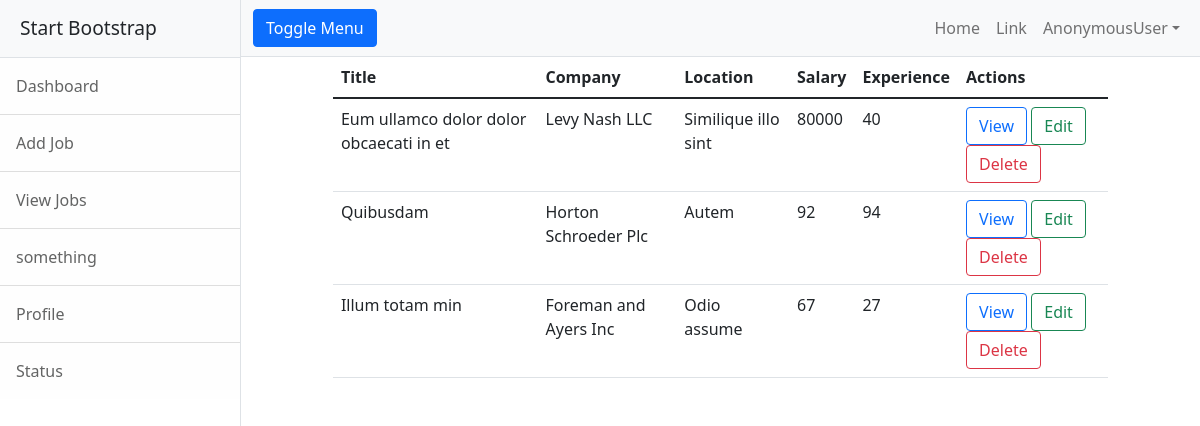
The page /view_jobs on the database its author committed.
### employer/models.py (models this page shows, shortened)
class Job(models.Model):
    job_title = models.CharField(max_length=120)
    company = models.CharField(max_length=120)
    location = models.CharField(max_length=120)
    salary = models.PositiveIntegerField(null=True)
    experience = models.PositiveIntegerField(default=0)

### employer/views.py (the view)
# urls.py: path('view_jobs', views.ListJobsView.as_view(), name="emp-alljobs"),
class ListJobsView(ListView):
    model = Job
    context_object_name = 'jobs'
    template_name = 'emp-list_jobs.html'

### employer/templates/emp-list_jobs.html
{% extends 'base.html' %}
{% block content %}
<div class="row">
    <div class="col-1"></div>
    <div class="col-10">
        <table class="table">
            <thead>
                <tr>
                    <th>Title</th>
                    <th>Company</th>
                    <th>Location</th>
                    <th>Salary</th>
                    <th>Experience</th>
                    <th>Actions</th>
                </tr>
            </thead>
            <tbody>
                {% for job in jobs %}
                <tr>
                    <td>{{job.job_title}}</td>
                    <td>{{job.company}}</td>
                    <td>{{job.location}}</td>
                    <td>{{job.salary}}</td>
                    <td>{{job.experience}}</td>
                    <td>
                        <a href="{% url 'emp-jobdetail' job.id %}" class="btn btn-outline-primary">View</a>
                        <a href="{% url 'emp-jobedit' job.id %}" class="btn btn-outline-success">Edit</a>
                        <a href="{% url 'emp-jobdelete' job.id %}" class="btn btn-outline-danger">Delete</a>
                    </td>
                </tr>
                {% endfor %}
            </tbody>
        </table>
    </div>
    <div class="col-1"></div>
</div>
{% endblock %}

### rows shown on the page
Job: job_title "Eum ullamco dolor dolor obcaecati in et", company "Levy Nash LLC", location "Similique illo sint", salary "80000", experience "40"
Job: job_title "Quibusdam", company "Horton Schroeder Plc", location "Autem", salary "92", experience "94"
Job: job_title "Illum totam min", company "Foreman and Ayers Inc", location "Odio assume", salary "67", experience "27"

### other values the page prints
{{ user }} "AnonymousUser"
